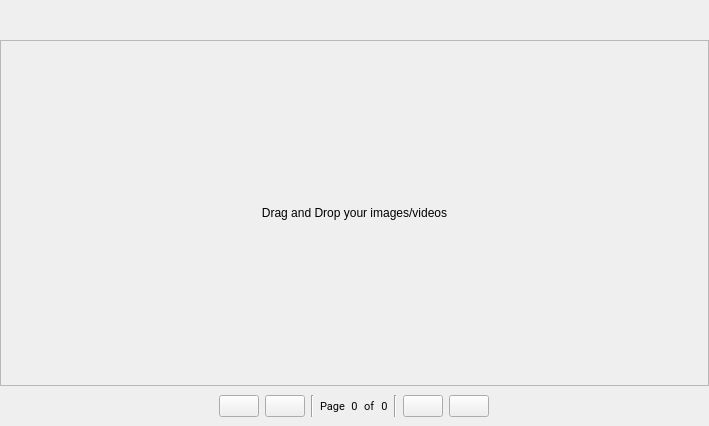
<?xml version="1.0" encoding="UTF-8"?>
<ui version="4.0">
 <class>Gallery</class>
 <widget class="QWidget" name="Gallery">
  <property name="geometry">
   <rect>
    <x>0</x>
    <y>0</y>
    <width>709</width>
    <height>426</height>
   </rect>
  </property>
  <property name="windowTitle">
   <string>Form</string>
  </property>
  <layout class="QVBoxLayout" name="verticalLayout_2">
   <property name="spacing">
    <number>0</number>
   </property>
   <property name="leftMargin">
    <number>0</number>
   </property>
   <property name="topMargin">
    <number>0</number>
   </property>
   <property name="rightMargin">
    <number>0</number>
   </property>
   <property name="bottomMargin">
    <number>0</number>
   </property>
   <item>
    <widget class="QFrame" name="frame">
     <property name="sizePolicy">
      <sizepolicy hsizetype="Preferred" vsizetype="Fixed">
       <horstretch>0</horstretch>
       <verstretch>0</verstretch>
      </sizepolicy>
     </property>
     <property name="minimumSize">
      <size>
       <width>40</width>
       <height>40</height>
      </size>
     </property>
     <property name="layoutDirection">
      <enum>Qt::RightToLeft</enum>
     </property>
     <property name="frameShape">
      <enum>QFrame::NoFrame</enum>
     </property>
     <property name="frameShadow">
      <enum>QFrame::Raised</enum>
     </property>
     <layout class="QVBoxLayout" name="verticalLayout_5">
      <property name="spacing">
       <number>0</number>
      </property>
      <property name="leftMargin">
       <number>0</number>
      </property>
      <property name="topMargin">
       <number>0</number>
      </property>
      <property name="rightMargin">
       <number>0</number>
      </property>
      <property name="bottomMargin">
       <number>0</number>
      </property>
      <item>
       <widget class="QFrame" name="frame_4">
        <property name="sizePolicy">
         <sizepolicy hsizetype="Fixed" vsizetype="Preferred">
          <horstretch>0</horstretch>
          <verstretch>0</verstretch>
         </sizepolicy>
        </property>
        <property name="minimumSize">
         <size>
          <width>80</width>
          <height>0</height>
         </size>
        </property>
        <property name="layoutDirection">
         <enum>Qt::RightToLeft</enum>
        </property>
        <property name="frameShape">
         <enum>QFrame::NoFrame</enum>
        </property>
        <property name="frameShadow">
         <enum>QFrame::Raised</enum>
        </property>
        <layout class="QHBoxLayout" name="horizontalLayout_2">
         <property name="spacing">
          <number>0</number>
         </property>
         <property name="leftMargin">
          <number>0</number>
         </property>
         <property name="topMargin">
          <number>0</number>
         </property>
         <property name="rightMargin">
          <number>0</number>
         </property>
         <property name="bottomMargin">
          <number>0</number>
         </property>
         <item>
          <layout class="QHBoxLayout" name="grid_actions_layout"/>
         </item>
        </layout>
       </widget>
      </item>
     </layout>
    </widget>
   </item>
   <item>
    <widget class="QFrame" name="frame_3">
     <property name="frameShape">
      <enum>QFrame::NoFrame</enum>
     </property>
     <property name="frameShadow">
      <enum>QFrame::Raised</enum>
     </property>
     <layout class="QVBoxLayout" name="verticalLayout_3">
      <property name="spacing">
       <number>0</number>
      </property>
      <property name="leftMargin">
       <number>0</number>
      </property>
      <property name="topMargin">
       <number>0</number>
      </property>
      <property name="rightMargin">
       <number>0</number>
      </property>
      <property name="bottomMargin">
       <number>0</number>
      </property>
      <item>
       <widget class="QScrollArea" name="scrollArea">
        <property name="widgetResizable">
         <bool>true</bool>
        </property>
        <widget class="QWidget" name="center_widget">
         <property name="geometry">
          <rect>
           <x>0</x>
           <y>0</y>
           <width>707</width>
           <height>340</height>
          </rect>
         </property>
         <layout class="QVBoxLayout" name="verticalLayout_4">
          <item>
           <widget class="QLabel" name="label">
            <property name="text">
             <string>Drag and Drop your images/videos</string>
            </property>
            <property name="alignment">
             <set>Qt::AlignCenter</set>
            </property>
           </widget>
          </item>
         </layout>
        </widget>
       </widget>
      </item>
     </layout>
    </widget>
   </item>
   <item>
    <widget class="QFrame" name="frame_2">
     <property name="sizePolicy">
      <sizepolicy hsizetype="Preferred" vsizetype="Preferred">
       <horstretch>0</horstretch>
       <verstretch>0</verstretch>
      </sizepolicy>
     </property>
     <property name="minimumSize">
      <size>
       <width>0</width>
       <height>40</height>
      </size>
     </property>
     <property name="frameShape">
      <enum>QFrame::NoFrame</enum>
     </property>
     <property name="frameShadow">
      <enum>QFrame::Raised</enum>
     </property>
     <layout class="QHBoxLayout" name="horizontalLayout_3">
      <property name="spacing">
       <number>0</number>
      </property>
      <property name="leftMargin">
       <number>0</number>
      </property>
      <property name="topMargin">
       <number>0</number>
      </property>
      <property name="rightMargin">
       <number>0</number>
      </property>
      <property name="bottomMargin">
       <number>0</number>
      </property>
      <item>
       <widget class="QFrame" name="frame_5">
        <property name="sizePolicy">
         <sizepolicy hsizetype="Maximum" vsizetype="Preferred">
          <horstretch>0</horstretch>
          <verstretch>0</verstretch>
         </sizepolicy>
        </property>
        <property name="minimumSize">
         <size>
          <width>0</width>
          <height>0</height>
         </size>
        </property>
        <property name="frameShape">
         <enum>QFrame::NoFrame</enum>
        </property>
        <property name="frameShadow">
         <enum>QFrame::Raised</enum>
        </property>
        <layout class="QHBoxLayout" name="horizontalLayout">
         <item>
          <widget class="QPushButton" name="btn_first_page">
           <property name="sizePolicy">
            <sizepolicy hsizetype="Preferred" vsizetype="Preferred">
             <horstretch>0</horstretch>
             <verstretch>0</verstretch>
            </sizepolicy>
           </property>
           <property name="minimumSize">
            <size>
             <width>20</width>
             <height>0</height>
            </size>
           </property>
           <property name="cursor">
            <cursorShape>PointingHandCursor</cursorShape>
           </property>
           <property name="text">
            <string/>
           </property>
           <property name="icon">
            <iconset>
             <normaloff>:/icons/first.png</normaloff>:/icons/first.png</iconset>
           </property>
           <property name="iconSize">
            <size>
             <width>18</width>
             <height>18</height>
            </size>
           </property>
          </widget>
         </item>
         <item>
          <widget class="QPushButton" name="btn_prev_page">
           <property name="sizePolicy">
            <sizepolicy hsizetype="Preferred" vsizetype="Preferred">
             <horstretch>0</horstretch>
             <verstretch>0</verstretch>
            </sizepolicy>
           </property>
           <property name="minimumSize">
            <size>
             <width>20</width>
             <height>0</height>
            </size>
           </property>
           <property name="cursor">
            <cursorShape>PointingHandCursor</cursorShape>
           </property>
           <property name="text">
            <string/>
           </property>
           <property name="icon">
            <iconset>
             <normaloff>:/icons/left.png</normaloff>:/icons/left.png</iconset>
           </property>
           <property name="iconSize">
            <size>
             <width>18</width>
             <height>18</height>
            </size>
           </property>
          </widget>
         </item>
         <item>
          <widget class="Line" name="line_2">
           <property name="orientation">
            <enum>Qt::Vertical</enum>
           </property>
          </widget>
         </item>
         <item>
          <widget class="QLabel" name="label_3">
           <property name="font">
            <font>
             <family>Roboto</family>
             <pointsize>8</pointsize>
            </font>
           </property>
           <property name="text">
            <string>Page</string>
           </property>
           <property name="margin">
            <number>5</number>
           </property>
          </widget>
         </item>
         <item>
          <widget class="QLabel" name="lbl_current_page">
           <property name="sizePolicy">
            <sizepolicy hsizetype="Preferred" vsizetype="Preferred">
             <horstretch>0</horstretch>
             <verstretch>0</verstretch>
            </sizepolicy>
           </property>
           <property name="minimumSize">
            <size>
             <width>0</width>
             <height>0</height>
            </size>
           </property>
           <property name="font">
            <font>
             <family>Roboto</family>
             <pointsize>8</pointsize>
            </font>
           </property>
           <property name="text">
            <string>0</string>
           </property>
           <property name="alignment">
            <set>Qt::AlignCenter</set>
           </property>
           <property name="margin">
            <number>5</number>
           </property>
          </widget>
         </item>
         <item>
          <widget class="QLabel" name="label_2">
           <property name="font">
            <font>
             <family>Roboto</family>
             <pointsize>8</pointsize>
            </font>
           </property>
           <property name="text">
            <string>of</string>
           </property>
           <property name="margin">
            <number>5</number>
           </property>
          </widget>
         </item>
         <item>
          <widget class="QLabel" name="lbl_total_pages">
           <property name="sizePolicy">
            <sizepolicy hsizetype="Preferred" vsizetype="Preferred">
             <horstretch>0</horstretch>
             <verstretch>0</verstretch>
            </sizepolicy>
           </property>
           <property name="minimumSize">
            <size>
             <width>0</width>
             <height>0</height>
            </size>
           </property>
           <property name="font">
            <font>
             <family>Roboto</family>
             <pointsize>8</pointsize>
            </font>
           </property>
           <property name="text">
            <string>0</string>
           </property>
           <property name="alignment">
            <set>Qt::AlignCenter</set>
           </property>
           <property name="margin">
            <number>5</number>
           </property>
          </widget>
         </item>
         <item>
          <widget class="Line" name="line">
           <property name="orientation">
            <enum>Qt::Vertical</enum>
           </property>
          </widget>
         </item>
         <item>
          <widget class="QPushButton" name="btn_next_page">
           <property name="sizePolicy">
            <sizepolicy hsizetype="Preferred" vsizetype="Preferred">
             <horstretch>0</horstretch>
             <verstretch>0</verstretch>
            </sizepolicy>
           </property>
           <property name="minimumSize">
            <size>
             <width>20</width>
             <height>0</height>
            </size>
           </property>
           <property name="cursor">
            <cursorShape>PointingHandCursor</cursorShape>
           </property>
           <property name="text">
            <string/>
           </property>
           <property name="icon">
            <iconset>
             <normaloff>:/icons/right.png</normaloff>:/icons/right.png</iconset>
           </property>
           <property name="iconSize">
            <size>
             <width>18</width>
             <height>18</height>
            </size>
           </property>
          </widget>
         </item>
         <item>
          <widget class="QPushButton" name="btn_last_page">
           <property name="sizePolicy">
            <sizepolicy hsizetype="Preferred" vsizetype="Preferred">
             <horstretch>0</horstretch>
             <verstretch>0</verstretch>
            </sizepolicy>
           </property>
           <property name="minimumSize">
            <size>
             <width>20</width>
             <height>0</height>
            </size>
           </property>
           <property name="cursor">
            <cursorShape>PointingHandCursor</cursorShape>
           </property>
           <property name="text">
            <string/>
           </property>
           <property name="icon">
            <iconset>
             <normaloff>:/icons/last.png</normaloff>:/icons/last.png</iconset>
           </property>
           <property name="iconSize">
            <size>
             <width>18</width>
             <height>18</height>
            </size>
           </property>
          </widget>
         </item>
        </layout>
       </widget>
      </item>
     </layout>
    </widget>
   </item>
  </layout>
 </widget>
 <resources/>
 <connections/>
</ui>
